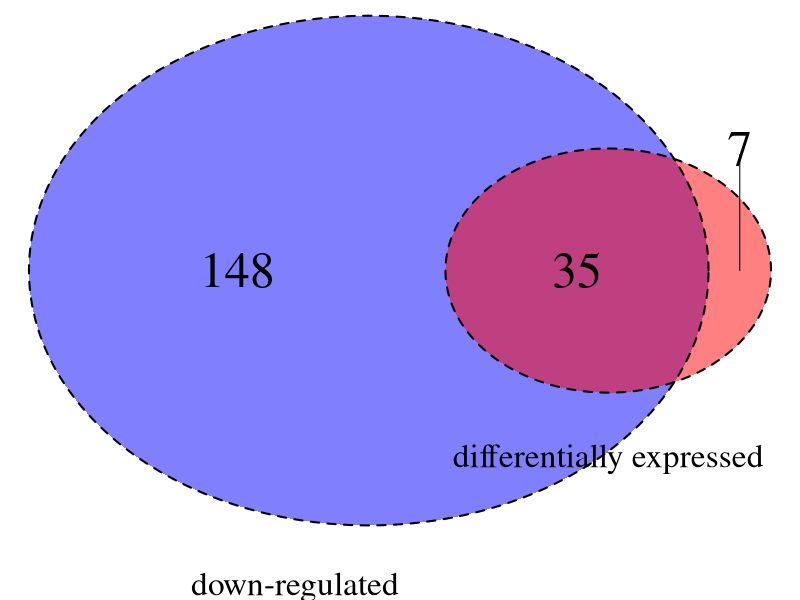
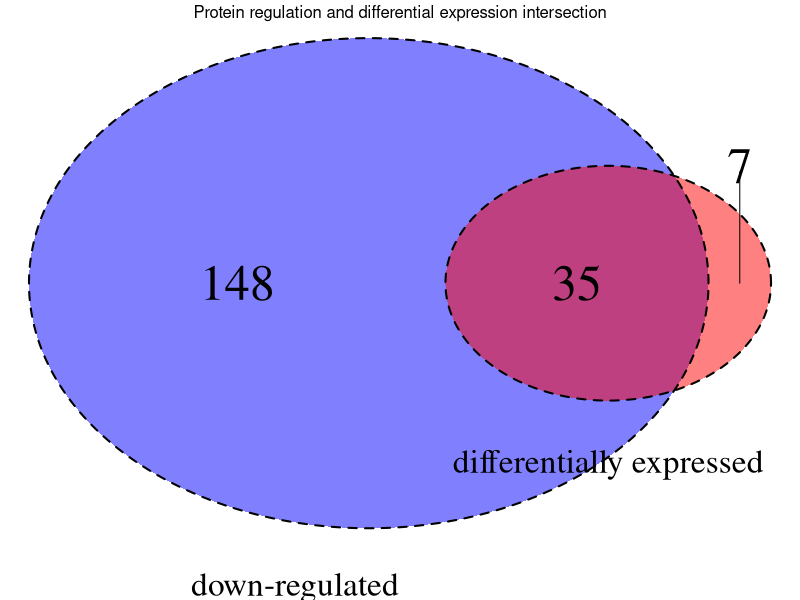

Recreate these plots in R, in order. (Note: this script raises an error after producing the figures.)
#!/home/proj/biosoft/software/R/R-3.2.2/bin/Rscript

install.packages('VennDiagram')
library(VennDiagram)

#x<- read.table("/home/p/pavlovma/Java2/Java/Eclipse/Gobi/output/assignmentBlock/Mapper\ Comparison/mapper_comp_names.txt", sep="\t", header=TRUE)



par(mar=c(10,30,0,0))
a <- draw.pairwise.venn(area1 = 183, area2 = 42, cross.area = 35, 
                     category = c("down-regulated", "differentially expressed"), lty = "dashed", euler.d= T, scaled = T, cex = c(3, 3, 3), cat.cex = c(2, 2), ext.text = T, cat.pos= c(190,180), cat.dist = c(0.05, 0.05),
                 fill = c("blue", "red"), main="Protein regulation and differential expression intersection", main.pos= c(0, 0), height= 3000, width= 3000, resolution = 500);
require(gridExtra)
grid.arrange(gTree(children=a), top="Protein regulation and differential expression intersection")

jpeg('E:/Bachelor/Bachelor/rplot.jpg')
plot(a)
dev.off()
b<- draw.triple.venn(area1 = 43, area2 = 42, area3 = 183, n12 = 7, n23 = 35, n13 = 0, n123 = 0, category = c("up-regulated", "differentially expressed", "down-regulated"), lty = "dashed", euler.d= T, scaled = T, cex = c(3, 3, 3, 3, 3, 3, 3), cat.cex = c(2, 2, 2), ext.text = T, cat.pos= c(190,160, 160), cat.dist = c(0.05, 0.05, 0.05),
                     fill = c("blue", "red", "yellow"), main="Protein regulation and differential expression intersection", main.pos= c(0, 0), height= 3000, width= 3000, resolution = 500);
                   


a <- draw.quad.venn(area1 = 16, area2 = 10, area3 = 22, area4 = 4, n12 = 0, n13 = 14, n14 = 1, n23 = 7, n24 = 3, n34 = 0, n123 = 0, n124 = 0, n134 = 0, n234 = 0, n1234 = 0,
                        category = c("down-regulated", "up-regulated", "gene diff. exp.", "gene not diff. exp."), lty = "dashed", euler.d= T, scaled = T, cat.cex = c(2, 2, 2, 2), ext.text = T, cat.pos= c(190,180, 0, 0), cat.dist = c(0.05, 0.05, 0.05, 0.05),
                        fill = c("blue", "red" , "green", "orange"), main="Protein regulation and differential expression intersection", main.pos= c(0, 0), height= 3000, width= 3000, resolution = 500)
